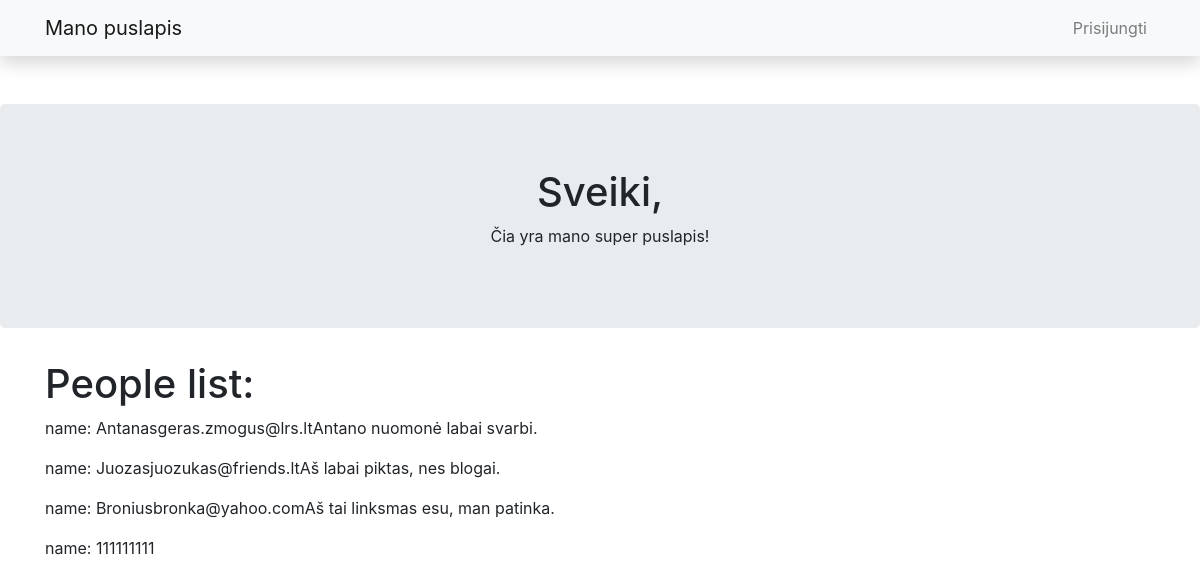
Screenshot of /all with the database file from the repository.
### main15.py (models this page shows, shortened)
class Message(db.Model):
    __tablename__ = 'messages'
    id = db.Column(db.Integer, primary_key=True)  # stulpelis, kurio reikšmės integer. Taip pat jis bus primary_key.
    name = db.Column(db.String(80), nullable=False)
    email = db.Column(db.String(120), unique=True, nullable=False)
    message = db.Column(db.Text, nullable=False)

### app.py (the view)
@app.route("/all", methods=["GET"])
def get_all():
    messages = Message.query.all()
    return render_template("all.html", messages=messages)

### templates/all.html
{% extends "base.html" %}
{% block content %}
<h1>People list: </h1>
{%for message in messages%}
<p>name: {{message.name}}{{message.email}}{{message.message}}</p>
{% endfor %}
{% endblock %}

### templates/base.html (shortened to what this page needs)
<!DOCTYPE html>
<html lang="en">
<head>
    <link rel="stylesheet" href="https://maxcdn.bootstrapcdn.com/bootstrap/4.5.0/css/bootstrap.min.css">
</head>
<body>
    <nav class="navbar navbar-expand-lg navbar-light bg-light static-top mb-5 shadow">
        <div class="container">
            <a class="navbar-brand" href="#">
                Mano puslapis</a>
            <div class="collapse navbar-collapse" id="navbarResponsive">
                <ul class="navbar-nav ml-auto">
                    <li class="nav-item">
                        <a class="nav-link" href="/login">Prisijungti</a>
                    </li>
                </ul>
            </div>
        </div>
    </nav>
    <div class="jumbotron text-center">
        <h1>Sveiki,</h1>
        <p>Čia yra mano super puslapis!</p>
    </div>
    <div class="container">
        {% block content %}{% endblock %}
    </div>
</body>
</html>

### rows the page displays
Message: name "Antanas", email "geras.zmogus@lrs.lt", message "Antano nuomonė labai svarbi."
Message: name "Juozas", email "juozukas@friends.lt", message "Aš labai piktas, nes blogai."
Message: name "Bronius", email "bronka@yahoo.com", message "Aš tai linksmas esu, man patinka."
Message: name "111", email "111", message "111"
